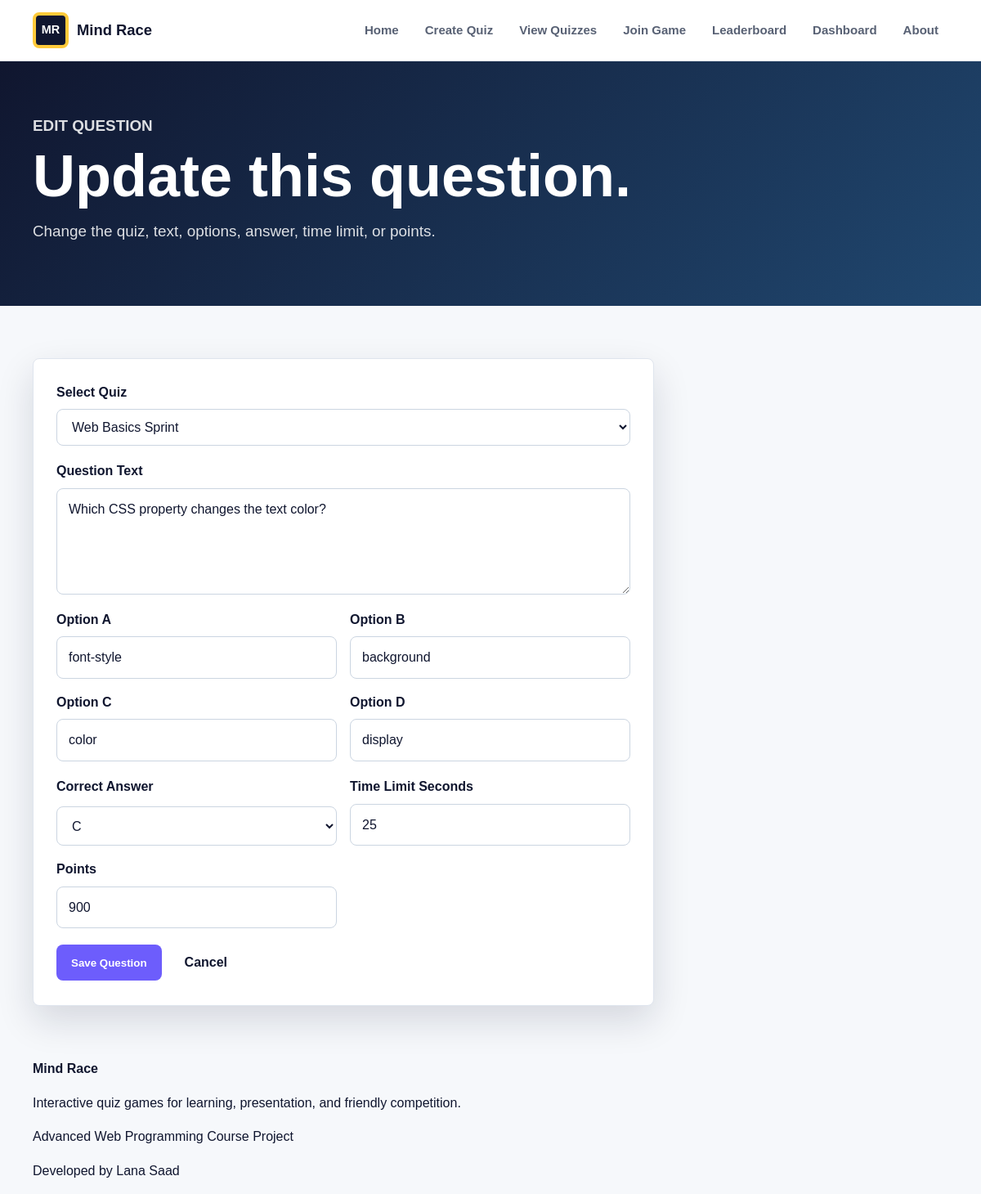
/edit_question.php?id=2, run on the app's committed database.
### tables this page shows
CREATE TABLE questions (
    id INT AUTO_INCREMENT PRIMARY KEY,
    quiz_id INT NOT NULL,
    question_text TEXT NOT NULL,
    option_a VARCHAR(255) NOT NULL,
    option_b VARCHAR(255) NOT NULL,
    option_c VARCHAR(255) NOT NULL,
    option_d VARCHAR(255) NOT NULL,
    correct_answer VARCHAR(10) NOT NULL,
    time_limit INT NOT NULL DEFAULT 30,
    points INT NOT NULL DEFAULT 1000,
    CONSTRAINT fk_questions_quizzes
        FOREIGN KEY (quiz_id) REFERENCES quizzes(id)
        ON DELETE CASCADE
);

CREATE TABLE quizzes (
    id INT AUTO_INCREMENT PRIMARY KEY,
    title VARCHAR(150) NOT NULL,
    description TEXT NOT NULL,
    host_name VARCHAR(100) NOT NULL,
    game_code VARCHAR(20) NOT NULL UNIQUE,
    created_at TIMESTAMP DEFAULT CURRENT_TIMESTAMP
);

### includes/functions.php (called while the page is built, shortened)
<?php
function e(?string $value): string
{
    return htmlspecialchars((string) $value, ENT_QUOTES, 'UTF-8');
}
function selected(string $actual, string $expected): string
{
    return strtoupper($actual) === strtoupper($expected) ? ' selected' : '';
}
function getQuestionById(PDO $pdo, int $questionId): ?array
{
    $statement = $pdo->prepare(
        'SELECT questions.*, quizzes.title AS quiz_title
         FROM questions
         INNER JOIN quizzes ON quizzes.id = questions.quiz_id
         WHERE questions.id = :id'
    );
    $statement->execute(['id' => $questionId]);
    $question = $statement->fetch();
    return $question ?: null;
}

### edit_question.php (the view, shortened to what this page needs)
<?php
require_once __DIR__ . '/includes/db.php';
require_once __DIR__ . '/includes/functions.php';
$pdo = getDbConnection();
$questionId = (int) ($_GET['id'] ?? 0);
$question = getQuestionById($pdo, $questionId);
$quizzes = $pdo->query('SELECT id, title FROM quizzes ORDER BY title ASC')->fetchAll();
require_once __DIR__ . '/includes/header.php';
?>
<section class="page-hero compact-hero">
    <div class="container">
        <p class="eyebrow">Edit question</p>
        <h1>Update this question.</h1>
        <p>Change the quiz, text, options, answer, time limit, or points.</p>
    </div>
</section>
<section class="section">
    <div class="container">
        <form class="form-card form-grid" method="post" action="edit_question.php?id=<?= e((string) $questionId); ?>" data-validate>
            <div class="field">
                <label for="quiz_id">Select Quiz</label>
                <select id="quiz_id" name="quiz_id" required>
                    <?php foreach ($quizzes as $quiz): ?>
                        <option value="<?= e((string) $quiz['id']); ?>"<?= (int) $quiz['id'] === (int) $question['quiz_id'] ? ' selected' : ''; ?>>
                            <?= e($quiz['title']); ?>
                        </option>
                    <?php endforeach; ?>
                </select>
            </div>
            <div class="field">
                <label for="question_text">Question Text</label>
                <textarea id="question_text" name="question_text" required><?= e($question['question_text']); ?></textarea>
            </div>
            <div class="two-columns">
                <div class="field">
                    <label for="option_a">Option A</label>
                    <input type="text" id="option_a" name="option_a" value="<?= e($question['option_a']); ?>" required>
                </div>
                <div class="field">
                    <label for="option_b">Option B</label>
                    <input type="text" id="option_b" name="option_b" value="<?= e($question['option_b']); ?>" required>
                </div>
                <div class="field">
                    <label for="option_c">Option C</label>
                    <input type="text" id="option_c" name="option_c" value="<?= e($question['option_c']); ?>" required>
                </div>
                <div class="field">
                    <label for="option_d">Option D</label>
                    <input type="text" id="option_d" name="option_d" value="<?= e($question['option_d']); ?>" required>
                </div>
            </div>
            <div class="two-columns">
                <div class="field">
                    <label for="correct_answer">Correct Answer</label>
                    <select id="correct_answer" name="correct_answer" required>
                        <option value="C"<?= selected($question['correct_answer'], 'C'); ?>>C</option>
                    </select>
                </div>
                <div class="field">
                    <label for="time_limit">Time Limit Seconds</label>
                    <input type="number" id="time_limit" name="time_limit" value="<?= e((string) $question['time_limit']); ?>" min="5" required>
                </div>
                <div class="field">
                    <label for="points">Points</label>
                    <input type="number" id="points" name="points" value="<?= e((string) $question['points']); ?>" min="1" required>
                </div>
            </div>
            <div class="actions">
                <button class="btn btn-primary" type="submit">Save Question</button>
                <a class="btn btn-ghost" href="manage_questions.php?quiz_id=<?= e((string) $question['quiz_id']); ?>">Cancel</a>
            </div>
        </form>
    </div>
</section>
<?php require_once __DIR__ . '/includes/footer.php'; ?>

### assets/css/style.css (style rules this page uses)
:root { --ink: #10162f; --muted: #586174; --surface: #ffffff; --surface-soft: #f6f8fb; --line: #dfe5ee; --purple: #6d5dfc; --pink: #ff5c7a; --cyan: #00a7e8; --green: #20bf7a; --yellow: #ffca3a; --danger: #d93d4a; --shadow: 0 18px 45px rgba(16, 22, 47, 0.14); }
* { box-sizing: border-box; }
body { margin: 0; color: var(--ink); background: var(--surface-soft); font-family: Arial, Helvetica, sans-serif; line-height: 1.6; }
a { color: inherit; text-decoration: none; }
.container { width: min(1120px, calc(100% - 32px)); margin: 0 auto; }
.hero h1, .page-hero h1 { margin: 0; font-size: clamp(3rem, 8vw, 6.4rem); line-height: 0.95; letter-spacing: 0; }
.hero-text, .page-hero p { max-width: 640px; font-size: 1.18rem; color: rgba(255, 255, 255, 0.86); }
.eyebrow { margin: 0 0 12px; color: var(--yellow); font-weight: 800; letter-spacing: 0; text-transform: uppercase; }
.section { padding: 64px 0; }
.page-hero { color: #ffffff; background: linear-gradient(135deg, var(--ink), #20476f); }
.compact-hero { padding: 64px 0 56px; }
.compact-hero h1 { max-width: 850px; font-size: clamp(2.5rem, 6vw, 4.8rem); }
.btn { display: inline-flex; align-items: center; justify-content: center; min-height: 44px; padding: 11px 18px; border: 0; border-radius: 8px; font-weight: 800; cursor: pointer; transition: transform 0.18s ease, box-shadow 0.18s ease, background 0.18s ease; }
.btn-primary { color: #ffffff; background: var(--purple); }
.btn-ghost { color: var(--ink); background: #ffffff; }
.form-card { max-width: 760px; padding: 28px; background: var(--surface); border: 1px solid var(--line); border-radius: 8px; box-shadow: var(--shadow); }
.form-grid { display: grid; gap: 18px; }
.two-columns { display: grid; grid-template-columns: repeat(2, 1fr); gap: 16px; }
.field { display: grid; gap: 8px; }
label { font-weight: 800; }
input, textarea, select { width: 100%; padding: 12px 14px; color: var(--ink); border: 1px solid #cbd5e1; border-radius: 8px; background: #ffffff; font: inherit; }
textarea { min-height: 130px; resize: vertical; }
.actions { display: flex; gap: 10px; flex-wrap: wrap; align-items: center; }

### data on the page
questions: quiz_id "Web Basics Sprint", question_text "Which CSS property changes the text color?", option_a "font-style", option_b "background", option_c "color", option_d "display", time_limit "25", points "900"

### other printed values
$label "Home"
$label "Create Quiz"
$label "View Quizzes"
$label "Join Game"
$label "Leaderboard"
$label "Dashboard"
$label "About"
